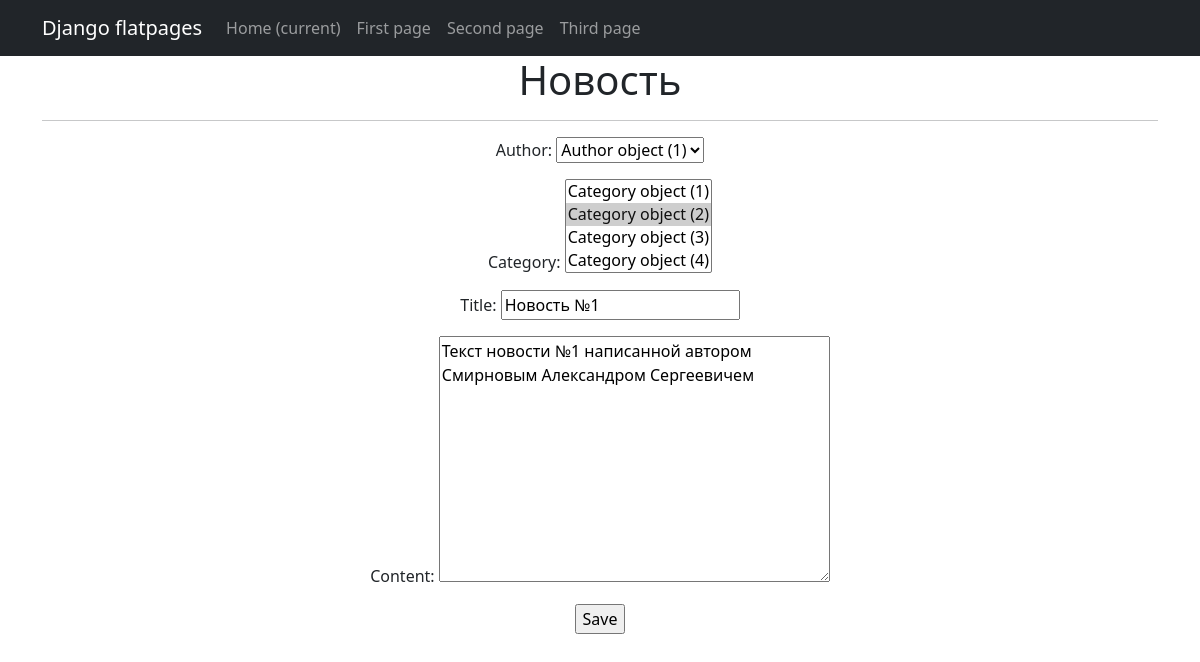
/news/news/2/update/ (signed in), run on an earlier commit of the app's database.
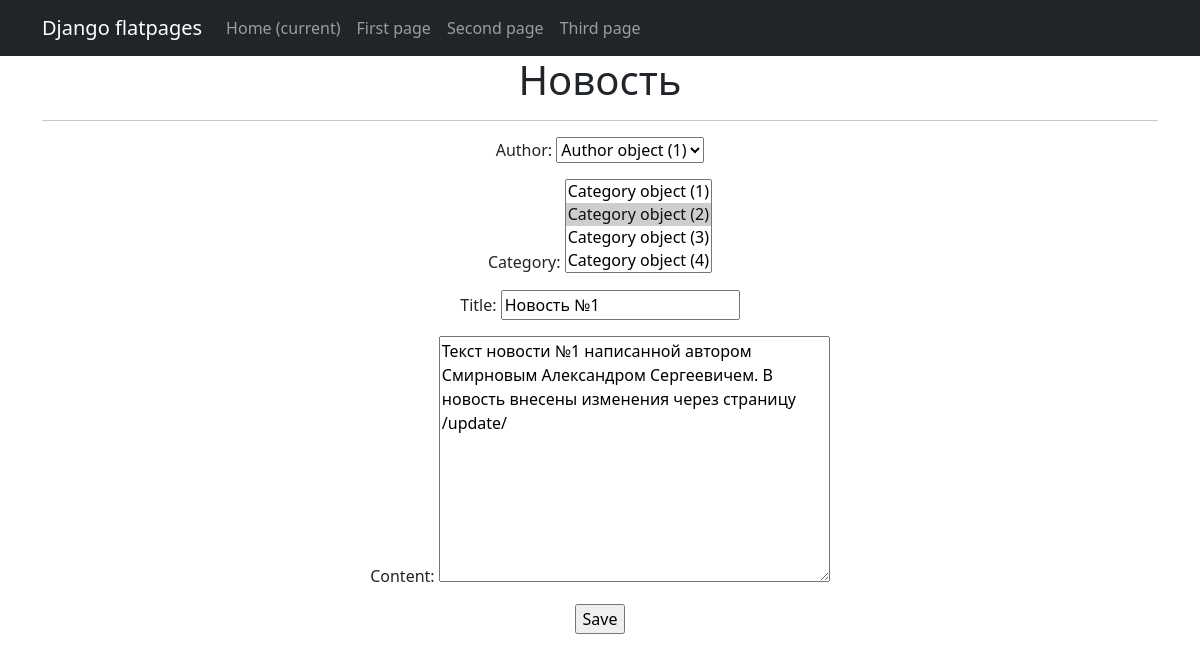
And on a later commit of the database.
### NewsPortal/models.py (models this page shows, shortened)
class Post(models.Model):
    author = models.ForeignKey(Author, on_delete=models.CASCADE)
    type = models.CharField(max_length=2, choices=TYPE_OF_PUBLICATION)
    created_at = models.DateTimeField(auto_now_add=True)
    category = models.ManyToManyField(Category, through='PostCategory')
    title = models.CharField(max_length=150)
    content = models.TextField()
    rating = models.IntegerField(default=0, blank=True)

### NewsPortal/views.py (the view)
# urls.py: path('news/<int:pk>/update/', NewsUpdateView.as_view(),
class NewsUpdateView(PermissionRequiredMixin, UpdateView):
    permission_required = ('NewsPortal.change_post',)
    model = Post
    form_class = PostForm
    template_name = 'newsPortal/newsCreate.html'

### NewsPortal/forms.py
class PostForm(forms.ModelForm):
    class Meta:
        model = Post
        fields = ['author', 'category', 'title', 'content']

### templates/newsPortal/newsCreate.html (shortened to what this page needs)
{% extends 'flatpages/default.html' %}
{% block content %}
<h1>Новость</h1>
<hr>
<form action="" method="post">
    {{ form.as_p }}
    <input type="submit" value="Save" />
</form>
{% endblock content %}

What changed in the data, as far as the page shows it:
changed Post "Author object (1)": content "Текст новости №1 написанной автором Смирновым Александром Сергеевичем" → "Текст новости №1 написанной автором Смирновым Александром Сергеевичем. В новость внесены изменения через страницу /update/"
